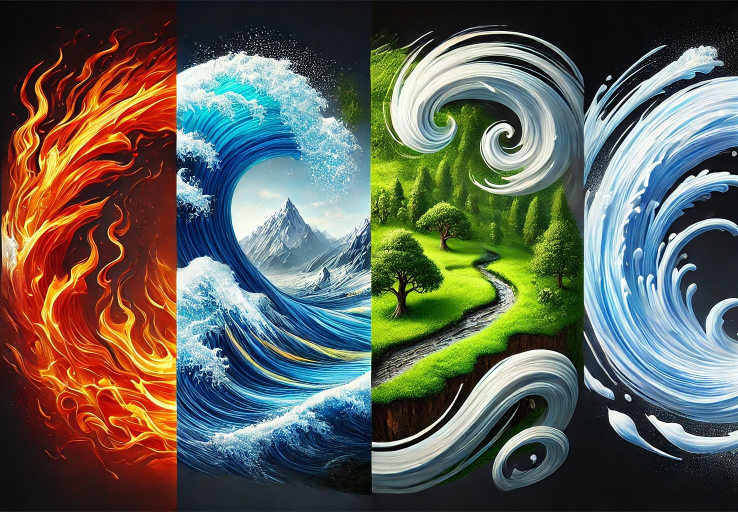
#> input picture media/content_images/4.jpg, 1476 x 1024 px (shown at 1/2 size)
$ python -i models.py   (imports and definitions only)
#> lines starting #> are read from the running program, lines starting #| are printed output that depends on the picture
# profiles/models.py
from django.db import models
from django.contrib.auth.models import User
import os
from PIL import Image
from django.core.files.uploadedfile import InMemoryUploadedFile
from io import BytesIO


class WebPConverter:
    """WebP dönüştürme sınıfı"""

    @staticmethod
    def convert_to_webp(image_field, quality=85, max_width=1500, max_height=750):
        """
        Yüklenen görseli WebP formatına dönüştürür
        """
#> called with image_field = '../media/content_images/4.jpg', quality = 85, max_width = 1500, max_height = 750
        try:
            # Görseli aç
            image = Image.open(image_field)
#> image is the input picture: PIL image 1476x1024 RGB; mean R, G, B 96.3, 97.8, 87.2

            # EXIF verilerini kontrol et ve döndür
            if hasattr(image, '_getexif'):
                exif = image._getexif()
                if exif is not None:
                    for tag, value in exif.items():
                        if tag == 274:  # Orientation tag
                            if value == 3:
                                image = image.rotate(180, expand=True)
                            elif value == 6:
                                image = image.rotate(270, expand=True)
                            elif value == 8:
                                image = image.rotate(90, expand=True)

            # RGBA'yı RGB'ye çevir (WebP için gerekli)
            if image.mode in ('RGBA', 'LA', 'P'):
                background = Image.new('RGB', image.size, (255, 255, 255))
                if image.mode == 'P':
                    image = image.convert('RGBA')
                background.paste(image, mask=image.split()[-1] if image.mode == 'RGBA' else None)
                image = background
            elif image.mode != 'RGB':
                image = image.convert('RGB')

            # Boyutları optimize et
            original_width, original_height = image.size
#> original_width = 1476; original_height = 1024

            if original_width > max_width or original_height > max_height:
                # Oranı koru
                ratio = min(max_width/original_width, max_height/original_height)
#> ratio = 0.732
                new_width = int(original_width * ratio)
#> new_width = 1081
                new_height = int(original_height * ratio)
#> new_height = 750
                image = image.resize((new_width, new_height), Image.Resampling.LANCZOS)
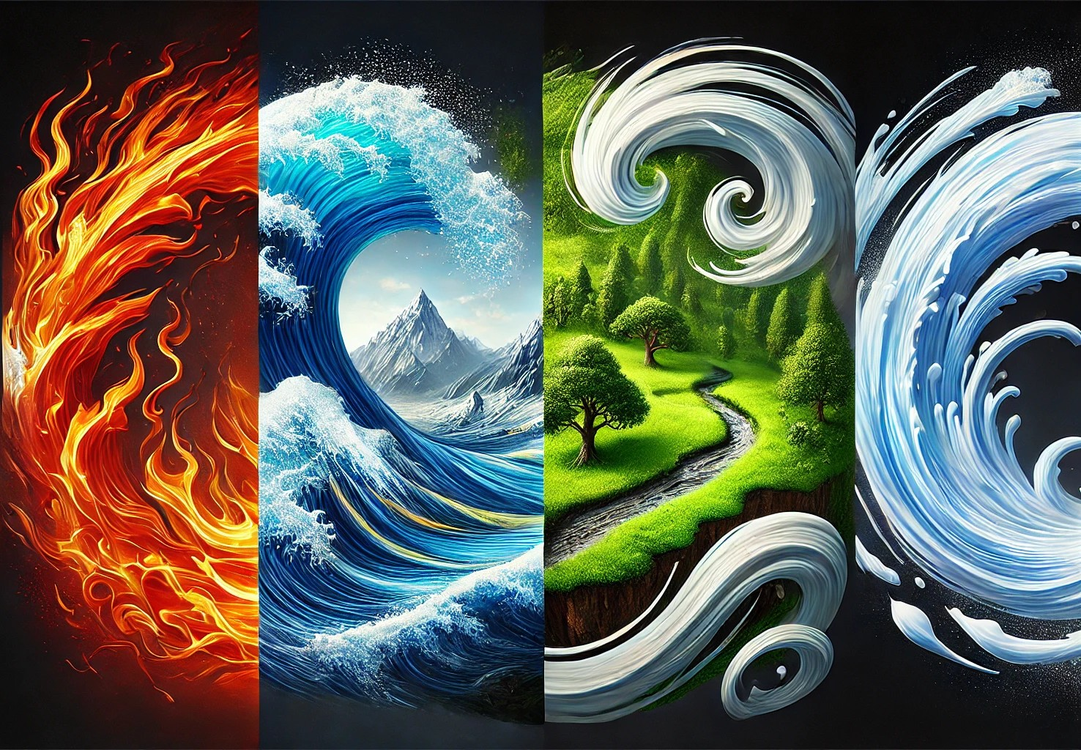
#> image: PIL image 1081x750 RGB; mean R, G, B 96.3, 97.8, 87.3

            # WebP formatına çevir
            output = BytesIO()
            image.save(
                output,
                format='WebP',
                quality=quality,
                optimize=True,
                method=6  # En iyi sıkıştırma
            )
            output.seek(0)

            # Dosya adını değiştir
            original_name = image_field.name
            name_without_ext = os.path.splitext(original_name)[0]
            webp_name = f"{name_without_ext}.webp"

            # InMemoryUploadedFile oluştur
            webp_file = InMemoryUploadedFile(
                output,
                'ImageField',
                webp_name,
                'image/webp',
                output.tell(),
                None
            )

            return webp_file

        except Exception as e:
            print(f"WebP dönüşüm hatası: {e}")
            return image_field


# [11 lines that did not run here, left out]


# [100 lines that did not run here, left out]


# [16 lines that did not run here, left out]

>>> result = WebPConverter().convert_to_webp('../media/content_images/4.jpg')
